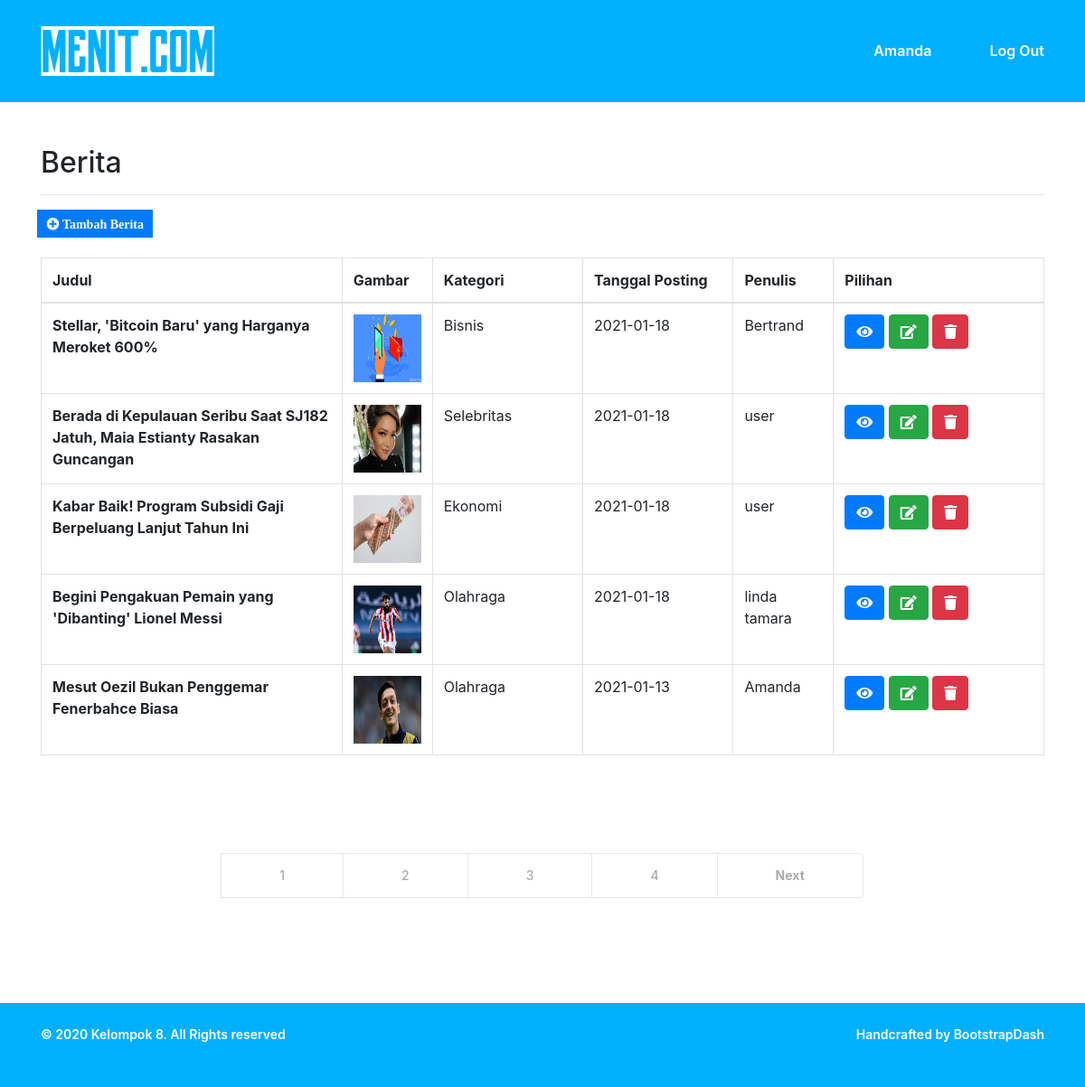
/user/berita.php (signed in), run on the app's committed database.
### tables this page shows
CREATE TABLE `berita` (
  `id_berita` int(11) NOT NULL,
  `judul` varchar(100) NOT NULL,
  `id_kategori` int(11) NOT NULL,
  `gambar` varchar(100) NOT NULL,
  `isi_berita` text NOT NULL,
  `tgl_posting` date NOT NULL,
  `id_user` int(11) NOT NULL,
  `dilihat` int(11) NOT NULL
);

CREATE TABLE `kategori` (
  `id_kategori` int(11) NOT NULL,
  `kategori` varchar(20) NOT NULL
);

CREATE TABLE `user` (
  `id_user` int(11) NOT NULL,
  `username` varchar(20) NOT NULL,
  `password` varchar(40) NOT NULL,
  `email` varchar(30) NOT NULL,
  `nama` varchar(100) NOT NULL,
  `level` varchar(20) NOT NULL
);

### user/berita.php (the view, shortened to what this page needs)
<?php
include 'header.php';
include 'body.php';
?>
<?php
	$limit = 5;
	$halaman = isset($_GET['halaman'])?(int)$_GET['halaman'] : 1;
	$halaman_awal = ($halaman>1) ? ($halaman * $limit) - $limit : 0;
  $next = $halaman + 1;
$sql = "SELECT
berita.id_berita,
berita.judul,
user.id_user,
berita.gambar,
berita.tgl_posting,
user.nama,
kategori.kategori
FROM
berita
INNER JOIN user ON berita.id_user = user.id_user
INNER JOIN kategori ON kategori.id_kategori = berita.id_kategori
ORDER BY berita.tgl_posting DESC
LIMIT ".$halaman_awal.",". $limit;
$qry = $koneksi->query($sql);
$sql_rec = "SELECT id_berita FROM berita";
$total_rec = $koneksi->query($sql_rec);
$total_rec_num = $total_rec->num_rows;
$total_halaman = ceil($total_rec_num/$limit);
?>
        <div class="container">
            <h2>Berita</h2>
            <hr>
            <div class="row">
                <a href="tambah_berita.php" class="button"><i class="fa fa-plus-circle">&nbspTambah Berita</i></a>
                </div>
                <table class="table table-hover table-bordered">
                    <thead>
                        <tr>
                            <th width="30%">Judul</th>
                            <th width="5%">Gambar</th>
                            <th width="15%">Kategori</th>
                            <th width="15%">Tanggal Posting</th>
                            <th width="10%">Penulis</th>
                            <th width="25">Pilihan</th>
                        </tr>
                    </thead>
                    <tbody>
                    <?php while($news_list = $qry->fetch_assoc()){
                      ?>
                    <tr>
                    <td><strong><?php echo $news_list['judul'];?></strong></td>
                    <td>
                      <img src="../assets/images/<?php echo $news_list['gambar'];?>" height="75" width="75">
                    </td>
                    <td><?php echo $news_list['kategori'];?></td>
                    <td><?php echo $news_list['tgl_posting'];?></td>
                    <td>
                    <?php echo $news_list['nama'] ?>
                    </td>
                    <td>
                    <?php if ($news_list['id_user'] == $_SESSION['id_user'] or $_SESSION['level']=='admin') { ?>
                    <a class="btn  btn-primary"  href="../detail.php?p=<?php echo $news_list['id_berita'];?>">
												<i class="fa fa-eye"></i></a>
											<a href="edit-berita.php?id=<?=$news_list['id_berita']?>" class="btn btn-success">
												<i class="fa fa-edit"></i></a>
											<a onclick="return confirm('Anda Yakin Ingin Menghapus Data Ini?');" href="hapus-berita.php?id=<?=$news_list['id_berita']?>" class="btn btn-danger">
												<i class="fa fa-trash"></i></a>
                      <?php } else { ?>
											<a class="btn btn-sm btn-primary" target="_blank" href="../detail.php?p=<?php echo $news_list['id_berita'];?>">
												<i class="fa fa-eye"></i></a>
											<?php } ?>
                      </td>
                    </tr>
                      <?php
                      }
                      ?>
                    </tbody>
                </table>
                <nav>
                  <ul class="pagination justify-content-center">
                    <?php
                    for($x=1;$x<=$total_halaman;$x++){
                      ?>
                      <li class="page-item"><a class="page-link" href="?halaman=<?php echo $x ?>"><?php echo $x; ?></a></li>
                      <?php
                    }
                    ?>
                    <?php if($halaman == $total_halaman) {?>
                    <li class="page-item disabled">
                    <?php } else{?>
                    <li class="page-item">
                      <a  class="page-link" <?php echo "href='?halaman=$next'"; ?>><b>Next</b></a>
                    </li>
                    <?php } ?>
                  </ul>
                </nav>
            </div>
<?php include ('footer.php'); ?>

### assets/css/user.css (style rules this page uses)
.button { background-color: #007bff; border: none; color: white; padding: 5px 10px; text-align: center; text-decoration: none; display: inline-block; font-size: 14px; margin-left: 1%; cursor: pointer; margin-bottom: 22px; }
::placeholder { font-size: 30px; font-weight: 400; letter-spacing: 1px; }

### data on the page
berita: judul "Stellar, 'Bitcoin Baru' yang Harganya Meroket 600%", gambar (picture), id_kategori.kategori "Bisnis", tgl_posting "2021-01-18", id_user.nama "Bertrand"
berita: judul "Berada di Kepulauan Seribu Saat SJ182 Jatuh, Maia Estianty Rasakan Guncangan", gambar (picture), id_kategori.kategori "Selebritas", tgl_posting "2021-01-18", id_user.nama "user"
berita: judul "Kabar Baik! Program Subsidi Gaji Berpeluang Lanjut Tahun Ini", gambar (picture), id_kategori.kategori "Ekonomi", tgl_posting "2021-01-18", id_user.nama "user"
berita: judul "Begini Pengakuan Pemain yang 'Dibanting' Lionel Messi", gambar (picture), id_kategori.kategori "Olahraga", tgl_posting "2021-01-18", id_user.nama "linda tamara"
berita: judul "Mesut Oezil Bukan Penggemar Fenerbahce Biasa", gambar (picture), id_kategori.kategori "Olahraga", tgl_posting "2021-01-13", id_user.nama "Amanda"

### other printed values
$_SESSION['nama'] "Amanda"
